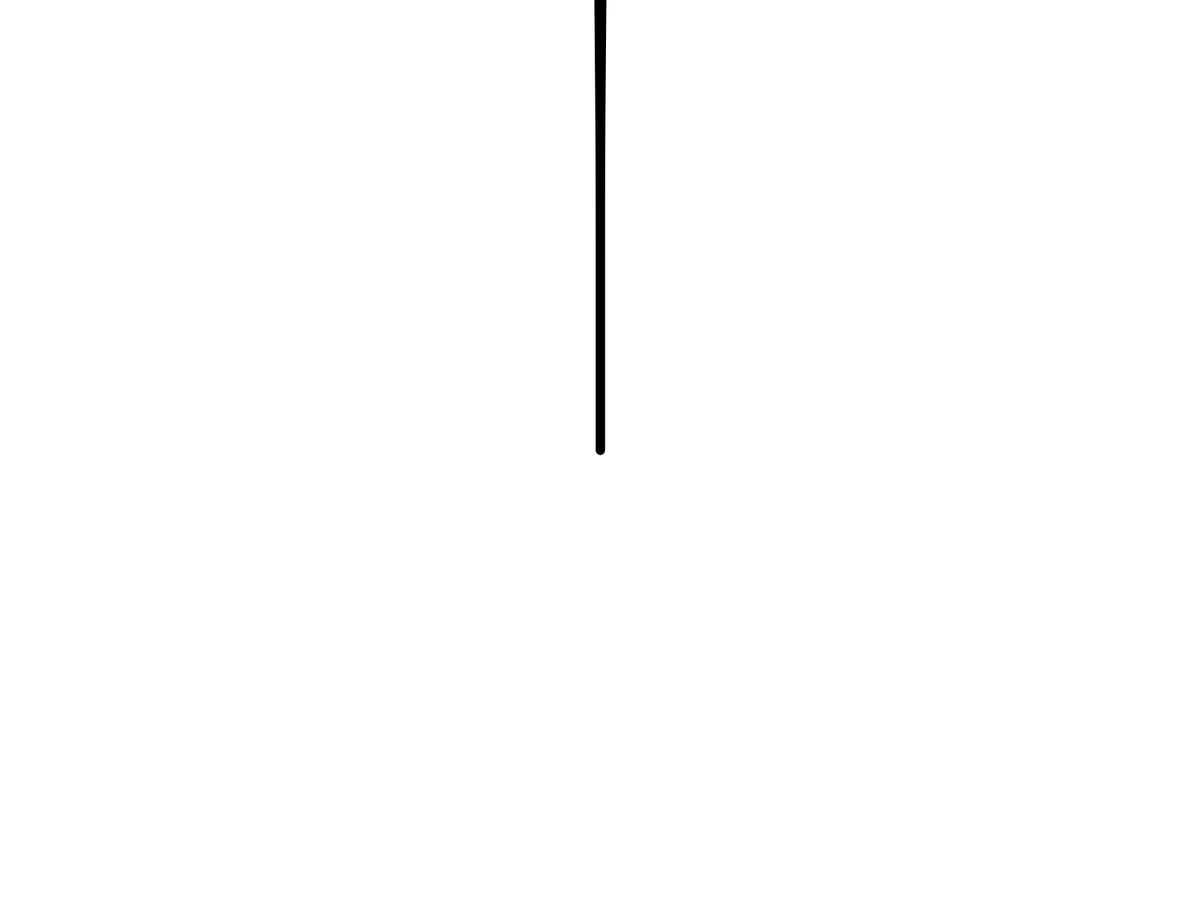
Frame 1 (no input)
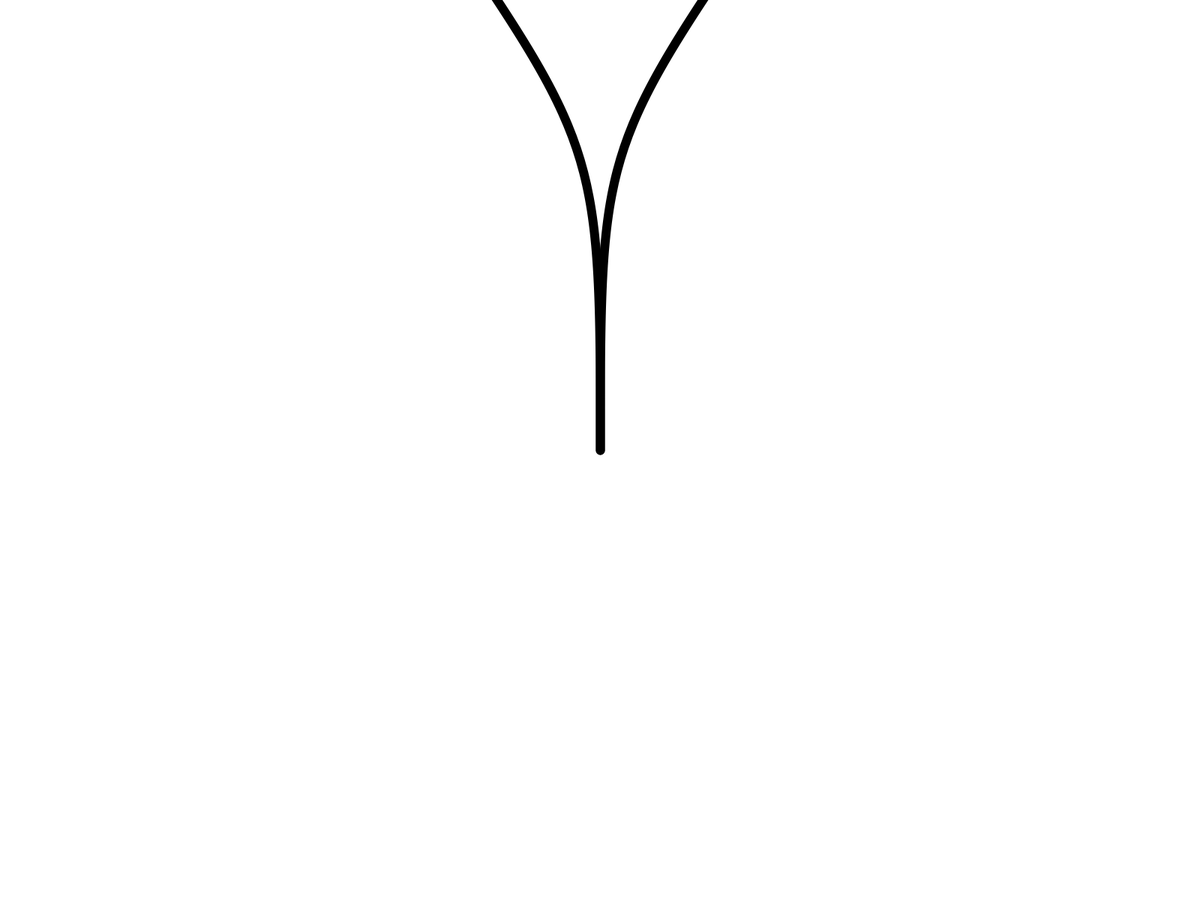
Frame 60 (the mouse pressed at the canvas centre just before this capture)
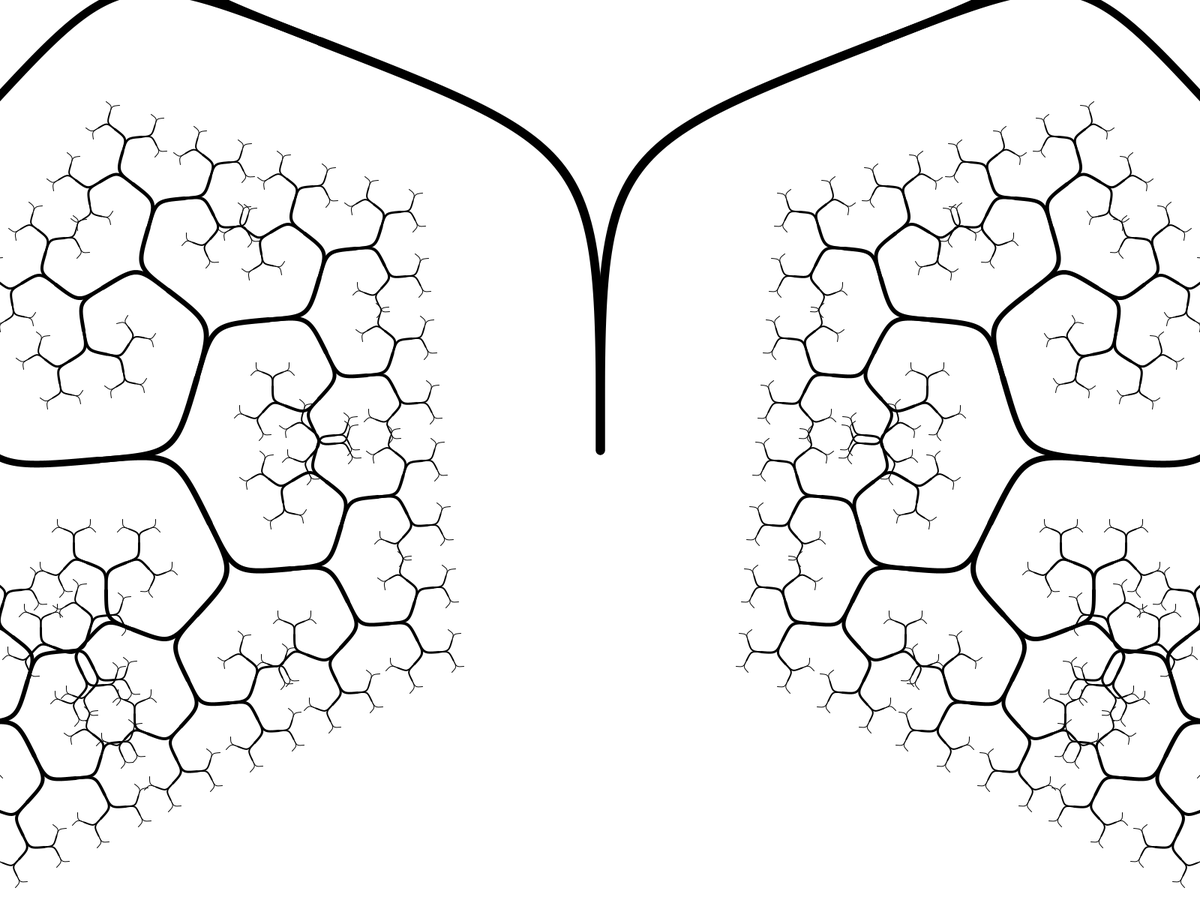
Frame 120 (the mouse held since frame 60 and released just before this capture)

The Processing sketch that drew these frames (run headless with seeded random() and noise(); from frame 60 on, the mouse is pressed at the canvas centre):

// Processing sketch: Beziertree
// ── Beziertree.pde
void setup(){
  fullScreen();
}

void draw(){
  background(255);
  pos spos = new pos();
  spos.x = width / 2;
  spos.y = height / 2;
  spos.angle = HALF_PI * 3;
  spos.len = height / 3;
  Tree(spos, 12);
}

void Tree(pos p1, int tier){
  if(tier > 0){
    float branch = frameCount * 0.01;
    pos p2 = new pos();
    p2.x = p1.x + cos(p1.angle) * p1.len;
    p2.y = p1.y + sin(p1.angle) * p1.len;
    pos p3 = new pos();
    p3.x = p2.x + cos(p1.angle + branch) * p1.len;
    p3.y = p2.y + sin(p1.angle + branch) * p1.len;
    pos p4 = new pos();
    p4.x = p2.x + cos(p1.angle - branch) * p1.len;
    p4.y = p2.y + sin(p1.angle - branch) * p1.len;
    stroke(0);
    strokeWeight(tier);
    noFill();
    bezier(p1.x, p1.y, p2.x, p2.y, p2.x, p2.y, p3.x, p3.y);
    bezier(p1.x, p1.y, p2.x, p2.y, p2.x, p2.y, p4.x, p4.y);
    pos rpos = new pos();
    rpos.x = p3.x;
    rpos.y = p3.y;
    rpos.len = p1.len / 1.4;
    rpos.angle = p1.angle + branch;
    Tree(rpos, tier -1);
    pos lpos = new pos();
    lpos.x = p4.x;
    lpos.y = p4.y;
    lpos.len = p1.len / 1.4;
    lpos.angle = p1.angle - branch;
    Tree(lpos, tier -1);
  }
}

class pos{
  float x, y;
  float angle;
  float len;
  pos(){
    x = 0;
    y = 0;
  }
}
